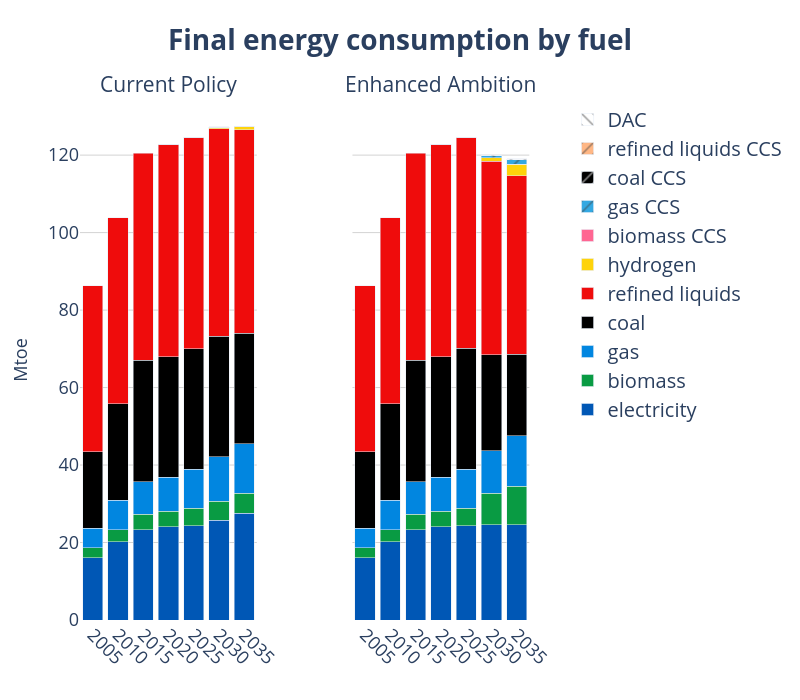

The code cell stored with this chart in its notebook:
### Code cell
years = list(range(2005, 2036, 5))

# Create subplots with secondary y-axes
fig = make_subplots(
    rows=1, cols=2,
    shared_yaxes=True,
    shared_xaxes=True,
    specs=[[{"secondary_y": True}, {"secondary_y": True}]],
    subplot_titles=("Current Policy", "Enhanced Ambition")
)
# === Legend Group: Gases ===

# ------------------------------------------------------------------
# add traces from the first figure → left pane
# ------------------------------------------------------------------
for tr in fig1.data:
    tr.showlegend = False                      # keep legend single
    # NEW → colour & pattern injection
    if tr.name in fuel_colors:
        tr.marker.color = fuel_colors[tr.name]
        pattern = fuel_patterns.get(tr.name)
        if pattern:
            # marker.pattern is available from Plotly 5.3+
            tr.marker.pattern = dict(shape=pattern)

    fig.add_trace(tr, row=1, col=1, secondary_y=False)

# ------------------------------------------------------------------
# add traces from the second figure → right pane
# ------------------------------------------------------------------
for tr in fig2.data:
    if tr.name in fuel_colors:
        tr.marker.color = fuel_colors[tr.name]
        pattern = fuel_patterns.get(tr.name)
        if pattern:
            tr.marker.pattern = dict(shape=pattern)

    fig.add_trace(tr, row=1, col=2, secondary_y=False)


fig.update_layout(
    yaxis=dict(title="EJ", showgrid=True),
    yaxis1=dict(title="EJ", showgrid=True, title_font_size=20),
    
    # Hide secondary y-axis for col 1 (still used internally)
    yaxis2=dict(
        showticklabels=False,
        showgrid=False,
        zeroline=False,
        showline=False,
        title='',
        overlaying='y',
        side='right',
        range=[0, 100]
    ),
    
    # Show secondary y-axis for col 2
    yaxis4=dict(
        showticklabels=False,
        showgrid=False,
        zeroline=False,
        showline=False,
        title='',
        overlaying='y',
        side='right',
        range=[0, 100]
    ),
    barmode='stack',
    plot_bgcolor='rgba(0,0,0,0)',
    width=800, height=700,
)


fig.update_xaxes(tickangle=45)

fig.update_yaxes(range=[None, 150])

fig.update_layout(
    yaxis=dict(title="Mtoe", showgrid=True, gridcolor='lightgray'),
    yaxis3=dict(showgrid=True, gridcolor='lightgray'),
    title=dict(
        text="<b>Final energy consumption by fuel</b>",
        font=dict(size=28),
        x=0.5
    ),
    legend=dict(
        traceorder="reversed",
        font=dict(size=20),
        x=1.02, y=1,
        borderwidth=0
    )
)
fig.update_xaxes(
    tickvals=years,
    ticktext=[str(y) for y in years]
)

# adjust axis labels and ticks
fig.update_xaxes(title_font=dict(size=18), tickfont=dict(size=18))
fig.update_yaxes(title_font=dict(size=18), tickfont=dict(size=18))

# bump the subplot titles
fig.update_annotations(font=dict(size=21))

# (if you also set a main title earlier)
fig.update_layout(title=dict(font=dict(size=28)))
fig

### Figure 1 — Plotly figure (JSON) as saved in the notebook; plotly's stock layout.template omitted (floating-point values rounded to 4 significant figures)
{"data": [{"hovertemplate": "fuel=electricity<br>Year=%{x}<br>value=%{y}<extra></extra>", "legendgroup": "electricity", "marker": {"color": "#0057B5", "pattern": {"shape": ""}}, "name": "electricity", "orientation": "v", "showlegend": false, "textposition": "auto", "type": "bar", "x": [2005, 2010, 2015, 2020, 2025, 2030, 2035], "xaxis": "x", "y": [16.05, 20.15, 23.35, 24.01, 24.37, 25.77, 27.57], "yaxis": "y"}, {"hovertemplate": "fuel=biomass<br>Year=%{x}<br>value=%{y}<extra></extra>", "legendgroup": "biomass", "marker": {"color": "#099B43", "pattern": {"shape": ""}}, "name": "biomass", "orientation": "v", "showlegend": false, "textposition": "auto", "type": "bar", "x": [2005, 2010, 2015, 2020, 2025, 2030, 2035], "xaxis": "x", "y": [2.572, 3.19, 3.932, 4.007, 4.478, 4.922, 5.095], "yaxis": "y"}, {"hovertemplate": "fuel=gas<br>Year=%{x}<br>value=%{y}<extra></extra>", "legendgroup": "gas", "marker": {"color": "#0186E0", "pattern": {"shape": ""}}, "name": "gas", "orientation": "v", "showlegend": false, "textposition": "auto", "type": "bar", "x": [2005, 2010, 2015, 2020, 2025, 2030, 2035], "xaxis": "x", "y": [5.092, 7.57, 8.385, 8.88, 10.05, 11.43, 12.8], "yaxis": "y"}, {"hovertemplate": "fuel=coal<br>Year=%{x}<br>value=%{y}<extra></extra>", "legendgroup": "coal", "marker": {"color": "#000000", "pattern": {"shape": ""}}, "name": "coal", "orientation": "v", "showlegend": false, "textposition": "auto", "type": "bar", "x": [2005, 2010, 2015, 2020, 2025, 2030, 2035], "xaxis": "x", "y": [19.67, 24.89, 31.4, 31.11, 31.16, 31.11, 28.53], "yaxis": "y"}, {"hovertemplate": "fuel=refined liquids<br>Year=%{x}<br>value=%{y}<extra></extra>", "legendgroup": "refined liquids", "marker": {"color": "#EF0C0C", "pattern": {"shape": ""}}, "name": "refined liquids", "orientation": "v", "showlegend": false, "textposition": "auto", "type": "bar", "x": [2005, 2010, 2015, 2020, 2025, 2030, 2035], "xaxis": "x", "y": [42.93, 48.04, 53.42, 54.81, 54.4, 53.63, 52.49], "yaxis": "y"}, {"hovertemplate": "fuel=hydrogen<br>Year=%{x}<br>value=%{y}<extra></extra>", "legendgroup": "hydrogen", "marker": {"color": "#FED30B", "pattern": {"shape": ""}}, "name": "hydrogen", "orientation": "v", "showlegend": false, "textposition": "auto", "type": "bar", "x": [2020, 2025, 2030, 2035], "xaxis": "x", "y": [0.001998, 0.1296, 0.3642, 0.8965], "yaxis": "y"}, {"hovertemplate": "fuel=biomass CCS<br>Year=%{x}<br>value=%{y}<extra></extra>", "legendgroup": "biomass CCS", "marker": {"color": "#FF6692", "pattern": {"shape": ""}}, "name": "biomass CCS", "orientation": "v", "showlegend": false, "textposition": "auto", "type": "bar", "x": [2020, 2025, 2030, 2035], "xaxis": "x", "y": [0.0001117, 0.0004881, 0.004803, 0.01978], "yaxis": "y"}, {"hovertemplate": "fuel=gas CCS<br>Year=%{x}<br>value=%{y}<extra></extra>", "legendgroup": "gas CCS", "marker": {"color": "#33A8E2", "pattern": {"shape": "/"}}, "name": "gas CCS", "orientation": "v", "showlegend": false, "textposition": "auto", "type": "bar", "x": [2020, 2025, 2030, 2035], "xaxis": "x", "y": [0.0003603, 0.003971, 0.01809, 0.07291], "yaxis": "y"}, {"hovertemplate": "fuel=coal CCS<br>Year=%{x}<br>value=%{y}<extra></extra>", "legendgroup": "coal CCS", "marker": {"color": "#000000", "pattern": {"shape": "/"}}, "name": "coal CCS", "orientation": "v", "showlegend": false, "textposition": "auto", "type": "bar", "x": [2020, 2025, 2030, 2035], "xaxis": "x", "y": [6.899e-06, 2.849e-05, 0.0002622, 0.001215], "yaxis": "y"}, {"hovertemplate": "fuel=refined liquids CCS<br>Year=%{x}<br>value=%{y}<extra></extra>", "legendgroup": "refined liquids CCS", "marker": {"color": "#FFB785", "pattern": {"shape": "/"}}, "name": "refined liquids CCS", "orientation": "v", "showlegend": false, "textposition": "auto", "type": "bar", "x": [2020, 2025, 2030, 2035], "xaxis": "x", "y": [0.000243, 0.001017, 0.008244, 0.03816], "yaxis": "y"}, {"hovertemplate": "fuel=electricity<br>Year=%{x}<br>value=%{y}<extra></extra>", "legendgroup": "electricity", "marker": {"color": "#0057B5", "pattern": {"shape": ""}}, "name": "electricity", "orientation": "v", "showlegend": true, "textposition": "auto", "type": "bar", "x": [2005, 2010, 2015, 2020, 2025, 2030, 2035], "xaxis": "x2", "y": [16.05, 20.15, 23.35, 24.01, 24.31, 24.65, 24.57], "yaxis": "y3"}, {"hovertemplate": "fuel=biomass<br>Year=%{x}<br>value=%{y}<extra></extra>", "legendgroup": "biomass", "marker": {"color": "#099B43", "pattern": {"shape": ""}}, "name": "biomass", "orientation": "v", "showlegend": true, "textposition": "auto", "type": "bar", "x": [2005, 2010, 2015, 2020, 2025, 2030, 2035], "xaxis": "x2", "y": [2.572, 3.19, 3.932, 4.007, 4.483, 8.104, 10.02], "yaxis": "y3"}, {"hovertemplate": "fuel=gas<br>Year=%{x}<br>value=%{y}<extra></extra>", "legendgroup": "gas", "marker": {"color": "#0186E0", "pattern": {"shape": ""}}, "name": "gas", "orientation": "v", "showlegend": true, "textposition": "auto", "type": "bar", "x": [2005, 2010, 2015, 2020, 2025, 2030, 2035], "xaxis": "x2", "y": [5.092, 7.57, 8.385, 8.879, 10.07, 10.96, 12.93], "yaxis": "y3"}, {"hovertemplate": "fuel=coal<br>Year=%{x}<br>value=%{y}<extra></extra>", "legendgroup": "coal", "marker": {"color": "#000000", "pattern": {"shape": ""}}, "name": "coal", "orientation": "v", "showlegend": true, "textposition": "auto", "type": "bar", "x": [2005, 2010, 2015, 2020, 2025, 2030, 2035], "xaxis": "x2", "y": [19.67, 24.89, 31.4, 31.11, 31.22, 24.79, 21.12], "yaxis": "y3"}, {"hovertemplate": "fuel=refined liquids<br>Year=%{x}<br>value=%{y}<extra></extra>", "legendgroup": "refined liquids", "marker": {"color": "#EF0C0C", "pattern": {"shape": ""}}, "name": "refined liquids", "orientation": "v", "showlegend": true, "textposition": "auto", "type": "bar", "x": [2005, 2010, 2015, 2020, 2025, 2030, 2035], "xaxis": "x2", "y": [42.93, 48.04, 53.42, 54.81, 54.41, 49.9, 46.05], "yaxis": "y3"}, {"hovertemplate": "fuel=hydrogen<br>Year=%{x}<br>value=%{y}<extra></extra>", "legendgroup": "hydrogen", "marker": {"color": "#FED30B", "pattern": {"shape": ""}}, "name": "hydrogen", "orientation": "v", "showlegend": true, "textposition": "auto", "type": "bar", "x": [2020, 2025, 2030, 2035], "xaxis": "x2", "y": [0.001998, 0.1504, 0.9705, 2.976], "yaxis": "y3"}, {"hovertemplate": "fuel=biomass CCS<br>Year=%{x}<br>value=%{y}<extra></extra>", "legendgroup": "biomass CCS", "marker": {"color": "#FF6692", "pattern": {"shape": ""}}, "name": "biomass CCS", "orientation": "v", "showlegend": true, "textposition": "auto", "type": "bar", "x": [2020, 2025, 2030, 2035], "xaxis": "x2", "y": [0.0001117, 0.0004851, 0.006345, 0.028], "yaxis": "y3"}, {"hovertemplate": "fuel=gas CCS<br>Year=%{x}<br>value=%{y}<extra></extra>", "legendgroup": "gas CCS", "marker": {"color": "#33A8E2", "pattern": {"shape": "/"}}, "name": "gas CCS", "orientation": "v", "showlegend": true, "textposition": "auto", "type": "bar", "x": [2020, 2025, 2030, 2035], "xaxis": "x2", "y": [0.0003602, 0.003973, 0.5129, 1.058], "yaxis": "y3"}, {"hovertemplate": "fuel=coal CCS<br>Year=%{x}<br>value=%{y}<extra></extra>", "legendgroup": "coal CCS", "marker": {"color": "#000000", "pattern": {"shape": "/"}}, "name": "coal CCS", "orientation": "v", "showlegend": true, "textposition": "auto", "type": "bar", "x": [2020, 2025, 2030, 2035], "xaxis": "x2", "y": [6.897e-06, 2.877e-05, 0.0005486, 0.002851], "yaxis": "y3"}, {"hovertemplate": "fuel=refined liquids CCS<br>Year=%{x}<br>value=%{y}<extra></extra>", "legendgroup": "refined liquids CCS", "marker": {"color": "#FFB785", "pattern": {"shape": "/"}}, "name": "refined liquids CCS", "orientation": "v", "showlegend": true, "textposition": "auto", "type": "bar", "x": [2020, 2025, 2030, 2035], "xaxis": "x2", "y": [0.0002429, 0.001027, 0.01226, 0.06599], "yaxis": "y3"}, {"hovertemplate": "fuel=DAC<br>Year=%{x}<br>value=%{y}<extra></extra>", "legendgroup": "DAC", "marker": {"color": "#FFFFFF", "pattern": {"shape": "\\"}}, "name": "DAC", "orientation": "v", "showlegend": true, "textposition": "auto", "type": "bar", "x": [2025, 2030, 2035], "xaxis": "x2", "y": [1.463e-07, 0.1218, 0.2345], "yaxis": "y3"}], "layout": {"annotations": [{"font": {"size": 21}, "showarrow": false, "text": "Current Policy", "x": 0.185, "xanchor": "center", "xref": "paper", "y": 1, "yanchor": "bottom", "yref": "paper"}, {"font": {"size": 21}, "showarrow": false, "text": "Enhanced Ambition", "x": 0.755, "xanchor": "center", "xref": "paper", "y": 1, "yanchor": "bottom", "yref": "paper"}], "barmode": "stack", "height": 700, "legend": {"borderwidth": 0, "font": {"size": 20}, "traceorder": "reversed", "x": 1.02, "y": 1}, "plot_bgcolor": "rgba(0,0,0,0)", "title": {"font": {"size": 28}, "text": "<b>Final energy consumption by fuel</b>", "x": 0.5}, "width": 800, "xaxis": {"anchor": "y", "domain": [0, 0.37], "tickangle": 45, "tickfont": {"size": 18}, "ticktext": ["2005", "2010", "2015", "2020", "2025", "2030", "2035"], "tickvals": [2005, 2010, 2015, 2020, 2025, 2030, 2035], "title": {"font": {"size": 18}}}, "xaxis2": {"anchor": "y3", "domain": [0.57, 0.94], "tickangle": 45, "tickfont": {"size": 18}, "ticktext": ["2005", "2010", "2015", "2020", "2025", "2030", "2035"], "tickvals": [2005, 2010, 2015, 2020, 2025, 2030, 2035], "title": {"font": {"size": 18}}}, "yaxis": {"anchor": "x", "domain": [0, 1], "gridcolor": "lightgray", "range": [null, 150], "showgrid": true, "tickfont": {"size": 18}, "title": {"font": {"size": 18}, "text": "Mtoe"}}, "yaxis2": {"anchor": "x", "overlaying": "y", "range": [null, 150], "showgrid": false, "showline": false, "showticklabels": false, "side": "right", "tickfont": {"size": 18}, "title": {"font": {"size": 18}, "text": ""}, "zeroline": false}, "yaxis3": {"anchor": "x2", "domain": [0, 1], "gridcolor": "lightgray", "matches": "y", "range": [null, 150], "showgrid": true, "showticklabels": false, "tickfont": {"size": 18}, "title": {"font": {"size": 18}}}, "yaxis4": {"anchor": "x2", "overlaying": "y", "range": [null, 150], "showgrid": false, "showline": false, "showticklabels": false, "side": "right", "tickfont": {"size": 18}, "title": {"font": {"size": 18}, "text": ""}, "zeroline": false}}}
